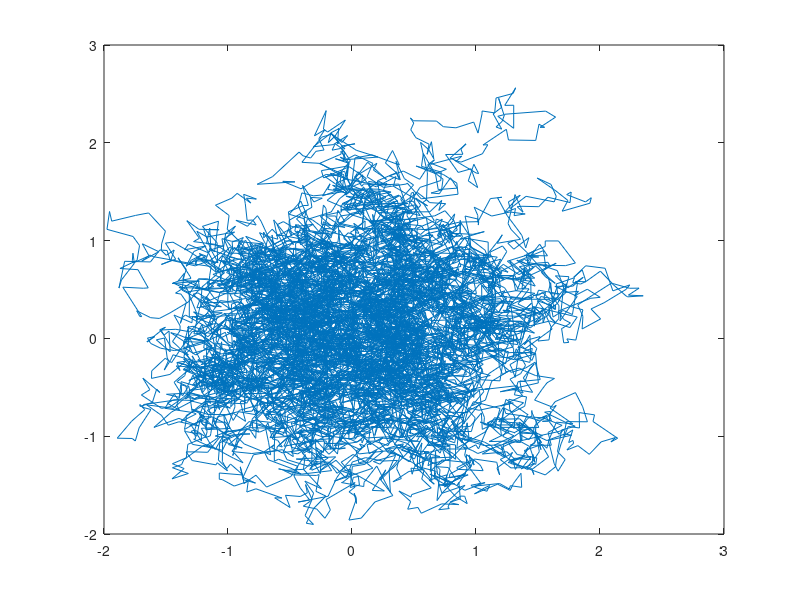

Write the MATLAB code that produced this figure.
%% 2d Ornstein-Uhlenbeck process

% V[n] = V[n-1]exp(-beta*Ts)+DV[n]
% V[0] = 0
% DV[n] ~ N(0,1/(2*beta)*(1-exp(-2*beta*Ts)))

close all, clear all, clc;

N = 10000;

Ts = 0.1;

beta = 0.1;
n = [0:1:N-1];


DV = random ('norm', 0, 1/(2*beta)*(1-exp(-2*beta*Ts)), 2, N); 
% generates a matrix of size 1*N containing values distributed according to
% the chosen probability distribution

V = zeros(2,N);

    
for i=2:N
    V(1,i) = V(1,i-1)*exp(-beta*Ts) + DV(1,i);
    V(2,i) = V(2,i-1)*exp(-beta*Ts) + DV(2,i);

end

plot (V(1,:), V(2,:));
